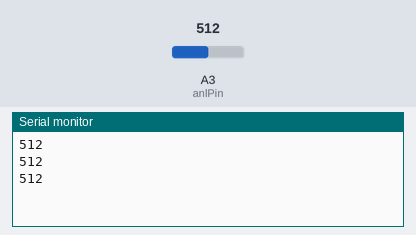
The sketch below on a simulated Arduino Uno, built with avr-gcc and run on an emulated ATmega328P. Parts: the last lines printed to the serial monitor. Inputs (shaded band) come from the test bench; at power-on: A3 (anlPin) = 512.

Above: at 1.3 s.
1.4 s: A3 (anlPin) set to 716
At 1.9 s:
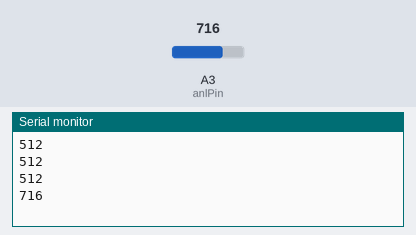
2.9 s: A3 (anlPin) set to 900
At 3.4 s:
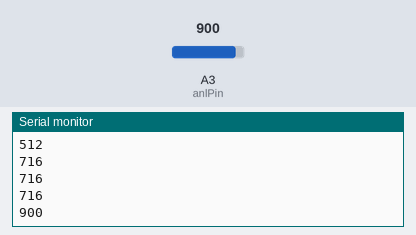
Timing chart, 0 to 5.9 s (numbered marks = the images above; inputs shaded):
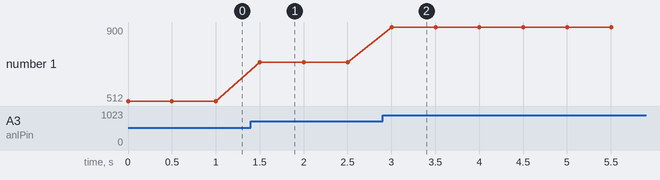

Measured:
- after the input at 1.4 s, the serial monitor: prints a new line after 0.10 s (image 1)
- after the input at 2.9 s, the serial monitor: prints a new line after 0.10 s (image 2)
- plotted number 1: 512 → 716 after the input at 1.4 s, 716 → 900 after the input at 2.9 s

The sketch:

nalog_Read_to_identify_the_resistor_resistance_using_voltage.ino
```cpp
int anlPin = A3;
int v=0;

void setup() {
  // put your setup code here, to run once:
  pinMode(anlPin,INPUT);
  Serial.begin(9600);
}

void loop() {
  // put your main code here, to run repeatedly:

  v = analogRead(anlPin);
  Serial.println(v);
  delay(500);


}
```
